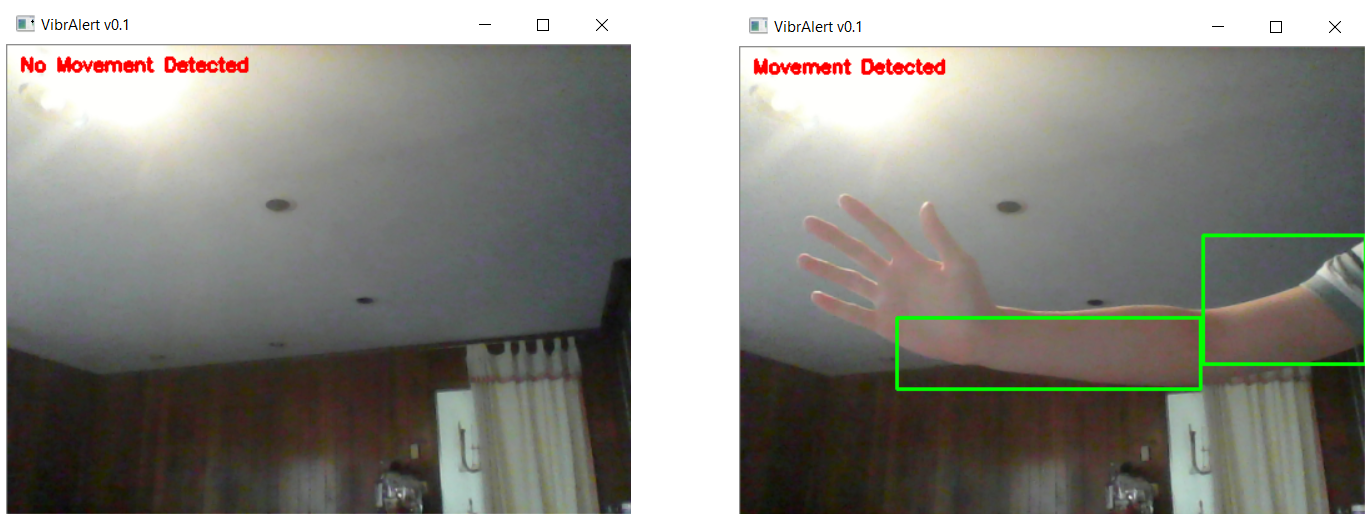
#> input picture Images/vibralert_001.png, 1367 x 518 px, given in place of the camera
$ python vibralert.py --path ../Images/vibralert_001.png
#> lines starting #> are read from the running program, lines starting #| are printed output that depends on the picture
# Import Computer Vision packages
import cv2

# Import imutils helper library
from imutils.video import VideoStream as stream
import imutils

# Import other helper libraries
import argparse
import time

# User arguments
parser = argparse.ArgumentParser(description='Detect moving objects from webcam.')
parser.add_argument('--area', type=float, default=5000,
                    help='minimum area required for motion detection')
parser.add_argument('--frame', type=float, default=5,
                    help='how often the comparison frame should be changed')
parser.add_argument('--path', type=str, default=None,
                    help='video file path for output to be saved')

args = parser.parse_args()

# MINIMUM AREA - minimum area required for motion to be detected (in pixels)
# FRAME_RESET_RATE - the number of frames to be compared to the comparison frame before the
#                    comparison frame to be set to the current frame
# VIDEO_PATH - a file path for the recording to be stored
MINIMUM_AREA = args.area
FRAME_RESET_RATE = args.frame
VIDEO_PATH = args.path

# If the recording file path is provided, create Video Writer object
record = False
if VIDEO_PATH is not None:
    fourcc = cv2.VideoWriter_fourcc(*'XVID')
    out = cv2.VideoWriter(VIDEO_PATH, fourcc, 40, (500, 375))
    record = True

# Start live feed
vs = stream(src=0).start()
print("Setting up feed.")
time.sleep(2)
print("Live")


comparisonFrame = None

frameReset = 0
while True:
    frame = vs.read()
#> frame is the input picture: shape (518, 1367, 3); mean B, G, R 131.1, 137.3, 138.7
    text = "No Movement Detected"

    # Resize frame to 500 x 375
    frame = imutils.resize(frame, width=500)
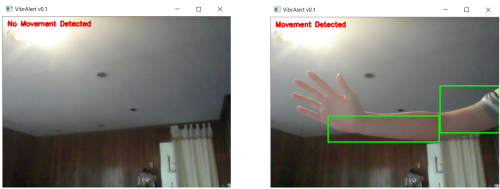
#> frame: shape (189, 500, 3); mean B, G, R 131.1, 137.3, 138.7

    # Convert the frame into grayscale
    gray = cv2.cvtColor(frame, cv2.COLOR_BGR2GRAY)
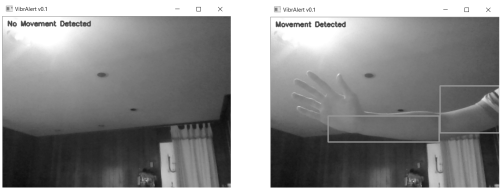
#> gray: shape (189, 500); min 11, max 255, mean 137

    # Smooth the intensity of pixels across 21 x 21 pixel area
    # in order to make the algorithm
    # less sensitive to small pixel changes
    gray = cv2.GaussianBlur(gray, (21, 21), 0)
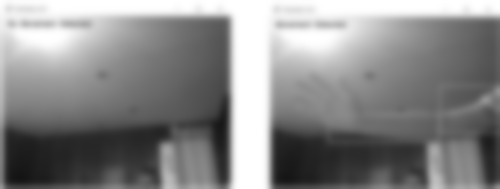
#> gray: shape (189, 500); min 20, max 255, mean 136.5

    # Set the comparison frame to the current frame if the comparison frame
    # has not been initialized or if the comparison frame
    # has been compared FRAME_RESET_RATE number of times
    if comparisonFrame is None or frameReset == FRAME_RESET_RATE:
        frameReset = 0
        comparisonFrame = gray
        continue

    # Create a frame of the absolute difference between the
    # comparison frame in the pixel values to see what moved
    delta = cv2.absdiff(comparisonFrame, gray)

    # Ignore the pixel if it has a pixel value of less than 25
    ret, thresh = cv2.threshold(delta, 25, 255, cv2.THRESH_BINARY)

    # dilate the threshold frame in order to fill in holes
    thresh = cv2.dilate(thresh, None, iterations=2)

    # contour detection to find the edges of the threshold frame
    cnts = cv2.findContours(thresh.copy(), cv2.RETR_EXTERNAL,
                            cv2.CHAIN_APPROX_SIMPLE)
    cnts = imutils.grab_contours(cnts)

    direction = 0
    for c in cnts:
        # If contour is smaller than minimum area required to detect
        # move on to the next contour
        if cv2.contourArea(c) < MINIMUM_AREA:
            continue

        # x - x coordinate of object
        # y - y coordinate of object
        # w - approximate width of object
        # h - approximate height of object
        x, y, w, h = cv2.boundingRect(c)

        # draw a rectangle around the moving object
        cv2.rectangle(frame, (x, y), (x + w, y + h), (0, 255, 0), 2)

        text = "Movement Detected"

        # Calculate which side the movement is in
        # Right = +, Left = -
        # x ranges from 0 to 500

        if (2*x + w)/2 <= 250:
            direction += 1
        else:
            direction -= 1

    cv2.putText(frame, text, (10, 20),
                cv2.FONT_HERSHEY_SIMPLEX, 0.5, (0, 0, 255), 2)

    # Check the position of the boxes
    # print out results
    dirtext = ""
    coordinate = (10, 290)
    if text == "Movement Detected":
        if direction > 0:
            dirtext = "Right"
            coordinate = (10, 290)
        elif direction < 0:
            dirtext = "Left"
            coordinate = (420, 290)
        else:
            dirtext = "Center"
            coordinate = (200, 200)

    cv2.putText(frame, dirtext, coordinate,
                cv2.FONT_HERSHEY_SIMPLEX, 1, (0, 0, 255), 2)

    # Writing to video at file path
    if record is True:
        cv2.circle(frame, (210, 30), 10, (0, 0, 255), thickness=-1)
        cv2.putText(frame, "REC", (220, 43),
                    cv2.FONT_HERSHEY_SIMPLEX, 1, (0, 0, 255), 2)
        out.write(frame)

    cv2.imshow("VibrAlert v0.4", frame)

    frameReset += 1
    key = cv2.waitKey(1) & 0xFF

    # Exit after user presses "Esc"
    if key == 27:
        break

vs.stop()
cv2.destroyAllWindows()

if record is True:
    out.release()

print('End Feed')
